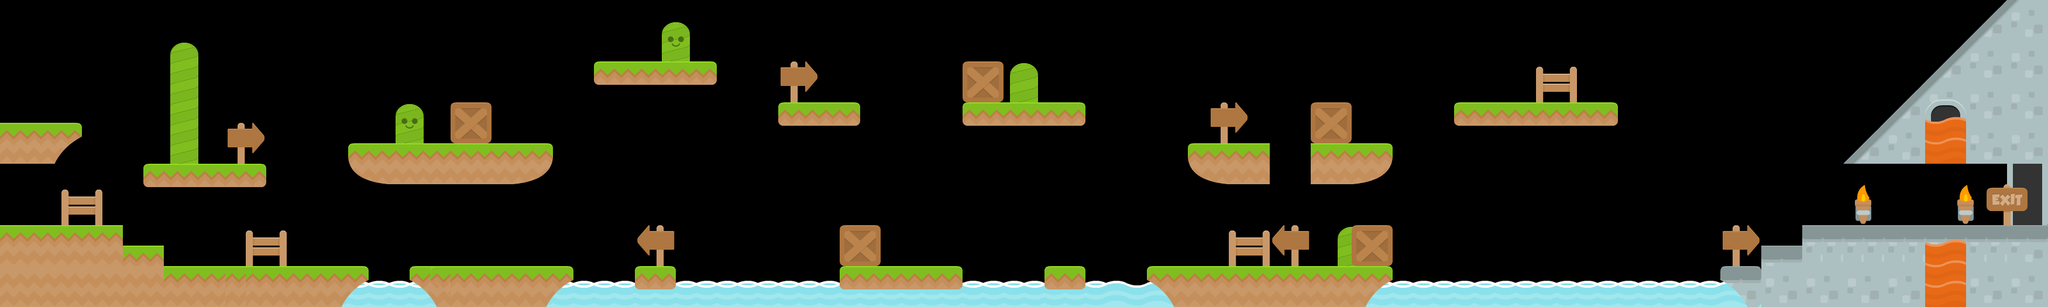

Below is a game level as drawn by its tile map, then a one-line description and the .tmx that defines it (tile-layer data replaced by summaries):
An orthogonal 100x15 tile map with 35x35 px tiles, 3 tile layers (Background Images, Platforms, Foreground).

<map version="1.0" orientation="orthogonal" renderorder="right-down" width="100" height="15" tilewidth="35" tileheight="35" nextobjectid="1">
 <tileset firstgid="1" name="Platformer" tilewidth="70" tileheight="70" spacing="2" margin="2" tilecount="196" columns="14">
  <image source="tileset.png" width="1024" height="1024" />
 </tileset>
 <layer name="Background Images" width="100" height="15">
  <data>[1500 cells, 105 non-empty, 11 distinct tile ids]</data>
 </layer>
 <layer name="Platforms" width="100" height="15">
  <data>[1500 cells, 95 non-empty, 17 distinct tile ids]</data>
 </layer>
 <layer name="Foreground" width="100" height="15">
  <data>[1500 cells, 7 non-empty, 3 distinct tile ids]</data>
 </layer>
</map>
